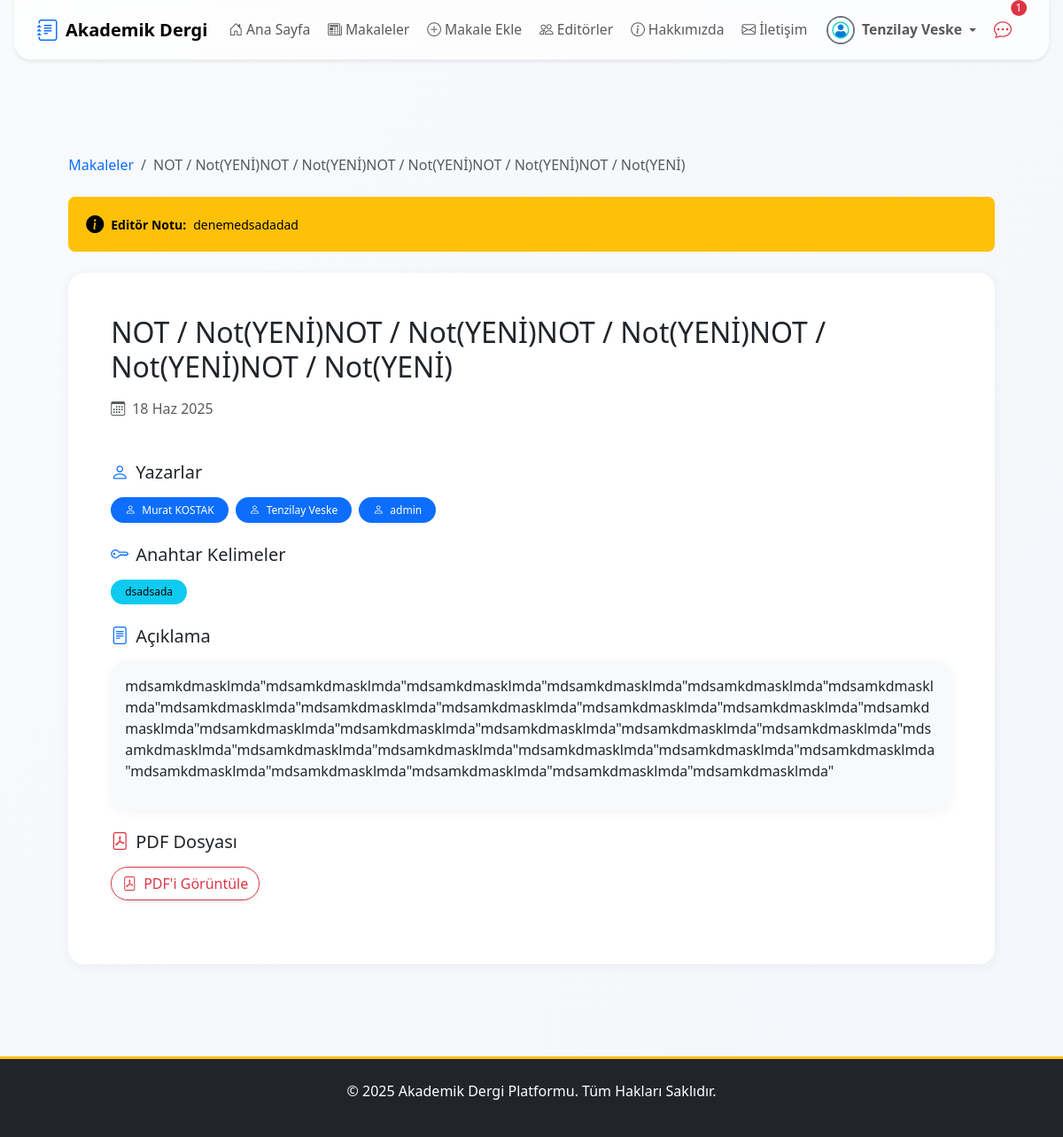
Screenshot of /articles/detay/deneme-1/ (signed in) with the database file from the repository.
### apps/users/models.py (models this page shows, shortened)
class User(AbstractUser):
    email = models.EmailField(unique=True, verbose_name="E-posta Adresi")
    biyografi = models.TextField(blank=True, null=True, verbose_name="Biyografi")
    profile_resmi = models.ImageField(
        upload_to=profile_pic_path,
        default='profile_pics/default.png',
        verbose_name="Profil Resmi"
    )
    resume = models.FileField(
        upload_to=resume_path,
        blank=True,
        null=True,
        verbose_name="Özgeçmiş (PDF)"
    )
    is_editor = models.BooleanField(default=False, verbose_name="Editör Yetkisi")
    goster_editorler_sayfasinda = models.BooleanField(
        default=False,
        verbose_name="Editörler Sayfasında Gösterilsin mi?"
    )
    def get_full_name(self):
        return f"{self.first_name} {self.last_name}".strip()

### apps/articles/models.py (models this page shows, shortened)
class Makale(models.Model):
    baslik = models.CharField(max_length=255, verbose_name="Başlık")
    slug = models.SlugField(max_length=255, unique=True, blank=True, help_text="Bu alan otomatik oluşturulur.")
    aciklama = models.TextField(verbose_name="Açıklama/Özet")
    pdf_dosyasi = models.FileField(upload_to=article_pdf_path, verbose_name="PDF Dosyası")
    anahtar_kelimeler = models.CharField(max_length=255, verbose_name="Anahtar Kelimeler", help_text="Kelimeleri virgül (,) ile ayırınız.", blank=True)
    yazarlar = models.ManyToManyField(Yazar, related_name='makaleler', verbose_name="Yazarlar")
    dergi_sayisi = models.ForeignKey(DergiSayisi, on_delete=models.SET_NULL, null=True, blank=True, related_name='makaleler', verbose_name="Dergi Sayısı")
    admin_notu = models.TextField(blank=True, null=True, verbose_name="Editör/Admin Notu")
    goruntulenme_sayisi = models.PositiveIntegerField(default=0, verbose_name="Görüntülenme Sayısı")
    goster_makaleler_sayfasinda = models.BooleanField(default=False, verbose_name="Yayında mı?")
    olusturulma_tarihi = models.DateTimeField(auto_now_add=True)
    guncellenme_tarihi = models.DateTimeField(auto_now=True)
    admin_notu_okundu = models.BooleanField(default=True)
    class Meta:
        verbose_name = "Makale"
        verbose_name_plural = "Makaleler"
        ordering = ['-olusturulma_tarihi']
    def save(self, *args, **kwargs):
        if self.pk: # Eğer obje veritabanında varsa (güncelleme işlemi)
            try:
                eski_kayit = Makale.objects.get(pk=self.pk)
                if eski_kayit.admin_notu != self.admin_notu and self.admin_notu:
                    self.admin_notu_okundu = False
            except Makale.DoesNotExist:
                pass # Yeni obje, sorun yok
        super().save(*args, **kwargs)
    def get_keywords_list(self):
        if self.anahtar_kelimeler:
            return [keyword.strip() for keyword in self.anahtar_kelimeler.split(',')]
        return []

class Yazar(models.Model):
    isim_soyisim = models.CharField(max_length=255, verbose_name="Yazarın Adı Soyadı")
    user_hesabi = models.OneToOneField(
        settings.AUTH_USER_MODEL,
        on_delete=models.SET_NULL,
        null=True,
        blank=True,
        related_name='yazar_profili'
    )
    class Meta:
        verbose_name = "Yazar"
        verbose_name_plural = "Yazarlar"
        ordering = ['isim_soyisim']

### apps/articles/views.py (the view)
# urls.py: path('detay/<slug:slug>/', MakaleDetailView.as_view(), name='makale_detail'),
class MakaleDetailView(DetailView):
    model = Makale
    template_name = 'articles/makale_detail.html'
    context_object_name = 'makale'
    def get_object(self, queryset=None):
        obj = super().get_object(queryset=queryset)
        obj.goruntulenme_sayisi += 1
        obj.save(update_fields=['goruntulenme_sayisi'])
        return obj

### apps/core/context_processors.py (called while the page is built)
def notification_context(request):
    if not request.user.is_authenticated:
        return {}
    user = request.user
    context = {}
    if user.is_superuser:
        context['unread_messages_count'] = IletisimFormu.objects.filter(cevaplandi=False).count()
    else:
        context['unread_messages_count'] = 0
    if user.is_superuser or user.is_editor:
        context['draft_articles_count'] = Makale.objects.filter(goster_makaleler_sayfasinda=False).count()
    else:
        context['draft_articles_count'] = 0
    context['unread_notes_count'] = Makale.objects.filter(
        yazarlar__user_hesabi=user,
        admin_notu_okundu=False
    ).exclude(admin_notu__isnull=True).exclude(admin_notu__exact='').count()
    return context

### templates/articles/makale_detail.html (shortened to what this page needs)
{% extends 'base.html' %}
{% block content %}
<div class="container py-4">
    <nav aria-label="breadcrumb" class="mb-4">
        <ol class="breadcrumb">
            <li class="breadcrumb-item"><a href="{% url 'makale_list' %}" class="text-decoration-none">Makaleler</a></li>
            <li class="breadcrumb-item active" aria-current="page">{{ makale.baslik }}</li>
        </ol>
    </nav>
    {% if makale.admin_notu %}
    <div class="d-flex align-items-center bg-warning bg-opacity-10 text-warning-emphasis rounded-3 p-3 mt-2 mb-4 small border-start border-warning border-4">
        <i class="bi bi-info-circle-fill me-2 fs-5"></i>
        <strong>Editör Notu:</strong> <span class="ms-2">{{ makale.admin_notu }}</span>
    </div>
    {% endif %}
    <div class="card shadow-sm border-0 rounded-4">
        <div class="card-body p-4 p-md-5">
            <div class="d-flex justify-content-between align-items-start mb-4 flex-wrap gap-2">
                <div>
                    <h1 class="h2 mb-3">{{ makale.baslik }}</h1>
                    <div class="d-flex align-items-center gap-3 text-muted mb-4 flex-wrap">
                        <div class="d-flex align-items-center">
                            <i class="bi bi-calendar3 me-2"></i>
                            <span>{{ makale.olusturulma_tarihi|date:"d M Y" }}</span>
                        </div>
                    </div>
                </div>
            </div>
            <div class="mb-4">
                <h5 class="d-flex align-items-center mb-3">
                    <i class="bi bi-person me-2 text-primary"></i>
                    Yazarlar
                </h5>
                <div class="d-flex align-items-center flex-wrap gap-2">
                    {% for yazar in makale.yazarlar.all %}
                        {% if yazar.user_hesabi %}
                            <a href="{% url 'kullanici_profili' yazar.user_hesabi.username %}" class="badge bg-primary text-white text-decoration-none px-3 py-2 rounded-pill">
                                <i class="bi bi-person me-1"></i>
                                {{ yazar.isim_soyisim }}
                            </a>
                        {% else %}
                            <span class="badge bg-secondary text-white px-3 py-2 rounded-pill">
                                <i class="bi bi-person me-1"></i>
                                {{ yazar.isim_soyisim }}
                            </span>
                        {% endif %}
                    {% empty %}
                        <span class="text-muted">Yazar bilgisi yok</span>
                    {% endfor %}
                </div>
            </div>
            {% if makale.get_keywords_list %}
            <div class="mb-4">
                <h5 class="d-flex align-items-center mb-3">
                    <i class="bi bi-key me-2 text-primary"></i>
                    Anahtar Kelimeler
                </h5>
                <div class="d-flex flex-wrap gap-2">
                    {% for keyword in makale.get_keywords_list %}
                        <span class="badge bg-info text-white px-3 py-2 rounded-pill">
                            {{ keyword }}
                        </span>
                    {% endfor %}
                </div>
            </div>
            {% endif %}
            <div class="mb-4">
                <h5 class="d-flex align-items-center mb-3">
                    <i class="bi bi-file-text me-2 text-primary"></i>
                    Açıklama
                </h5>
                <div class="card bg-light border-0 rounded-3">
                    <div class="card-body">
                        {{ makale.aciklama|linebreaks }}
                    </div>
                </div>
            </div>
            {% if makale.pdf_dosyasi %}
            <div class="mb-4">
                <h5 class="d-flex align-items-center mb-3">
                    <i class="bi bi-file-pdf me-2 text-danger"></i>
                    PDF Dosyası
                </h5>
                <a href="{{ makale.pdf_dosyasi.url }}" target="_blank" class="btn btn-outline-danger">
                    <i class="bi bi-file-pdf me-2"></i>PDF'i Görüntüle
                </a>
            </div>
            {% endif %}
        </div>
    </div>
</div>
{% endblock %}

### templates/partials/_navbar.html (shortened to what this page needs)
{% load static %}
{% load form_tags %}
<nav class="navbar navbar-expand-lg navbar-light fixed-top navbar-glass shadow-sm">
    <div class="container position-relative">
        <a class="navbar-brand d-none d-lg-flex align-items-center me-3" href="{% url 'anasayfa' %}">
            <i class="bi bi-journal-text fs-4 me-2 text-primary"></i>
            <span>Akademik Dergi</span>
        </a>
        <div class="collapse navbar-collapse justify-content-between mobile-glass-menu" id="navbarNav">
            <ul class="navbar-nav me-auto mb-2 mb-lg-0 gap-lg-1 gap-2 mobile-menu-list">
                <li class="nav-item">
                    <a href="{% url 'anasayfa' %}" class="nav-link {% if request.resolver_match.url_name == 'anasayfa' %}active fw-bold{% endif %}">
                        <i class="bi bi-house-door me-1"></i>Ana Sayfa
                    </a>
                </li>
                <li class="nav-item">
                    <a href="{% url 'makale_list' %}" class="nav-link {% if request.resolver_match.url_name == 'makale_list' %}active fw-bold{% endif %}">
                        <i class="bi bi-newspaper me-1"></i>Makaleler
                    </a>
                </li>
                {% if user.is_authenticated and not user.is_superuser %}
                    <li class="nav-item">
                    <a href="{% url 'makale_ekle' %}" class="nav-link {% if request.resolver_match.url_name == 'makale_ekle' %}active fw-bold{% endif %}">
                        <i class="bi bi-plus-circle me-1"></i>Makale Ekle
                        </a>
                    </li>
                    {% endif %}
                <li class="nav-item">
                    <a href="{% url 'editorler' %}" class="nav-link {% if request.resolver_match.url_name == 'editorler' %}active fw-bold{% endif %}">
                        <i class="bi bi-people me-1"></i>Editörler
                    </a>
                </li>
                <li class="nav-item">
                    <a href="{% url 'hakkinda' %}" class="nav-link {% if request.resolver_match.url_name == 'hakkinda' %}active fw-bold{% endif %}">
                        <i class="bi bi-info-circle me-1"></i>Hakkımızda
                    </a>
                </li>
                        <li class="nav-item">
                    <a href="{% url 'iletisim' %}" class="nav-link {% if request.resolver_match.url_name == 'iletisim' %}active fw-bold{% endif %}">
                        <i class="bi bi-envelope me-1"></i>İletişim
                            </a>
                        </li>
            </ul>
            <ul class="navbar-nav align-items-center gap-lg-1 gap-2 d-none d-lg-flex">
                {% if user.is_authenticated %}
                    <li class="nav-item dropdown">
                        <a class="nav-link dropdown-toggle d-flex align-items-center" href="#" id="userDropdownDesktop" role="button" data-bs-toggle="dropdown" aria-expanded="false">
                            {% if user.profile_resmi %}
                                <img src="{{ user.profile_resmi.url }}" class="rounded-circle me-2" width="32" height="32" alt="{{ user.get_full_name|default:user.username }}" style="object-fit: cover;">
                            {% else %}
                                <div class="rounded-circle bg-primary bg-opacity-10 d-flex justify-content-center align-items-center me-2" style="width: 32px; height: 32px;">
                                    <i class="bi bi-person text-primary"></i>
                                </div>
                            {% endif %}
                            <span class="fw-semibold me-1">
                                {% if user.is_superuser %}
                                    ADMİN
                                {% else %}
                            {{ user.get_full_name|default:user.username }}
                                {% endif %}
                            </span>
                        </a>
                    </li>
                {% endif %}
                {% if user.is_authenticated %}
                    {% if unread_notes_count and unread_notes_count > 0 %}
                    <li class="nav-item position-relative me-2">
                        <a href="{% url 'makalelerim' %}" class="nav-link px-2" title="Yeni Admin Notu Olan Makaleler">
                            <i class="bi bi-chat-dots fs-5 text-danger"></i>
                            <span class="position-absolute top-0 start-100 translate-middle badge rounded-pill bg-danger text-white small-badge">{{ unread_notes_count }}</span>
                        </a>
                    </li>
                    {% endif %}
                {% endif %}
            </ul>
        </div>
    </div>
</nav>

### static/css/style.css (style rules this page uses)
body { font-family: 'Segoe UI', Roboto, 'Helvetica Neue', Arial, sans-serif; background-color: #f8f9fa; transition: background-color 0.3s; }
.navbar-brand { font-weight: bold; }
.navbar .dropdown-toggle img { border: 2px solid #6c757d; transition: transform 0.2s; }
.btn { transition: all 0.3s ease; box-shadow: 0 2px 4px rgba(0,0,0,0.1); }
.card { transition: transform 0.3s ease, box-shadow 0.3s ease; border: none; box-shadow: 0 4px 6px rgba(0,0,0,0.1); }
.bg-primary { background-color: #0d6efd !important; }
.bg-warning { background-color: #ffc107 !important; color: #000 !important; }
.bg-info { background-color: #0dcaf0 !important; color: #000 !important; }

### templates/base.html (style rules this page uses)
body { background: linear-gradient(120deg, #f8fafc 0%, #f4f6fb 100%); min-height: 100vh; font-family: 'Segoe UI', 'Roboto', 'Helvetica Neue', Arial, sans-serif; color: #222; transition: background 0.3s; }
.modern-card, .card { border-radius: 1.1rem !important; box-shadow: 0 2px 12px 0 rgba(44,62,80,0.06) !important; border: none !important; }
.modern-btn, .btn { border-radius: 2rem !important; font-weight: 500; transition: box-shadow 0.2s, background 0.2s; }
body { opacity: 0; transition: opacity 0.5s; }

### templates/partials/_navbar.html (style rules this page uses)
.navbar-glass { background: rgba(255, 255, 255, 0.7); backdrop-filter: blur(24px); -webkit-backdrop-filter: blur(24px); border-bottom: 1.5px solid rgba(44, 62, 80, 0.07); transition: all 0.3s cubic-bezier(.4,0,.2,1); border-radius: 0 0 1.2rem 1.2rem; margin: 0 1rem; width: calc(100% - 2rem); box-shadow: 0 4px 24px 0 rgba(44,62,80,0.07); }
.navbar-nav .nav-link { font-size: 0.98rem; padding: 0.6rem 1.1rem; border-radius: 0.7rem; transition: background 0.2s, color 0.2s; }
.navbar-nav .position-relative { margin-right: 0.5rem; }
@media (min-width: 992px) { .d-lg-flex { display: flex !important; } }
body { padding-top: 80px; }
.small-badge { font-size: 0.75rem; padding: 0.25em 0.45em; z-index: 2; }

### templates/articles/makale_detail.html (style rules this page uses)
.card { border-radius: 1rem; }
.badge { font-weight: 500; }

### rows the page displays
User: profile_resmi (placeholder picture), get_full_name "Tenzilay Veske"
Makale: baslik "NOT / Not(YENİ)NOT / Not(YENİ)NOT / Not(YENİ)NOT / Not(YENİ)NOT / Not(YENİ)", admin_notu "denemedsadadad", olusturulma_tarihi "18 Haz 2025", get_keywords_list "dsadsada", aciklama "mdsamkdmasklmda\"mdsamkdmasklmda\"mdsamkdmasklmda\"mdsamkdmasklmda\"mdsamkdmasklmda\"mdsamkdmasklmda\"mdsamkdmasklmda\"mdsamkdmasklmda\"mdsamkdmasklmda\"mdsamkdmasklmda\"mdsamkdmasklmda\"mdsamkdmasklmda\"mdsamkdmasklmda\"mdsamkdmasklmda\"mdsamkdmasklmda\"mdsamkdmasklmda\"mdsamkdmasklmda\"mdsamkdmasklmda\"mdsamkdmasklmda\"mdsamkdmasklmda\"mdsamkdmasklmda\"mdsamkdmasklmda\"mdsamkdmasklmda\"mdsamkdmasklmda\"mdsamkdmasklmda\"mdsamkdmasklmda\"mdsamkdmasklmda\"mdsamkdmasklmda\""
Yazar: isim_soyisim "Murat KOSTAK"
Yazar: isim_soyisim "Tenzilay Veske"
Yazar: isim_soyisim "admin"

### other values shown
{{ unread_notes_count }} "1"
